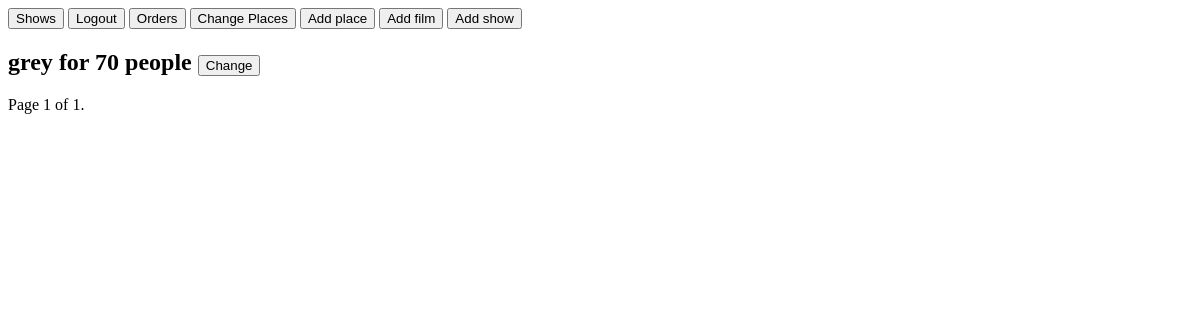
The app's page /places/ (signed in), older data.
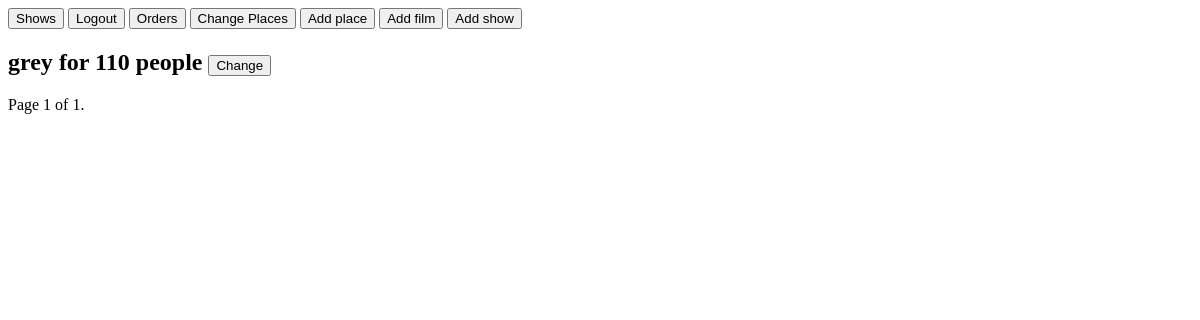
The same page, newer data.
### some/models.py (models this page shows, shortened)
class Place(models.Model):
    name = models.CharField(max_length=40, unique=True)
    size = models.PositiveSmallIntegerField(default=1)

### some/views.py (the view)
# urls.py: path('places/', PlaceListView.as_view(), name='places'),
class PlaceListView(PermissionRequiredMixin, ListView):
    permission_required = 'request.user.is_superuser'
    model = Place
    paginate_by = 5
    template_name = 'places.html'
    def get_queryset(self):
        queryset = super().get_queryset()
        queryset = queryset.exclude(shows__busy__gt=0)
        return queryset

### templates/places.html (shortened to what this page needs)
{% extends 'base.html' %}
{% block info %}
    {% for obj in object_list %}
        <h2>{{ obj.name }} for {{ obj.size }} people
            <a href="{% url 'update place' obj.id %}">
                <button>Change</button>
            </a>
        </h2>
    {% endfor %}
    <div class="pagination">
        <span class="step-links">
            <span class="current">
                Page {{ page_obj.number }} of {{ page_obj.paginator.num_pages }}.
            </span>
        </span>
    </div>
{% endblock %}

Row changes from the older to the newer data that the page shows:
changed Place "grey": size "70" → "110"
